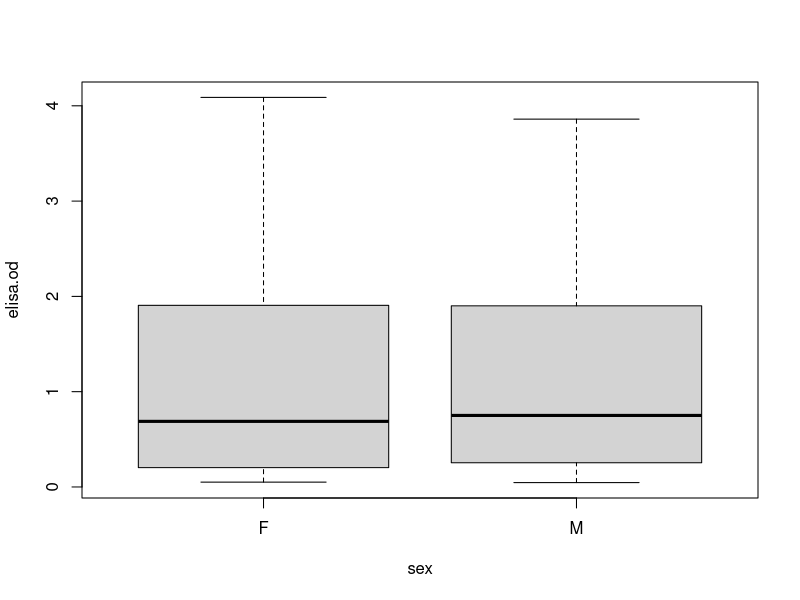
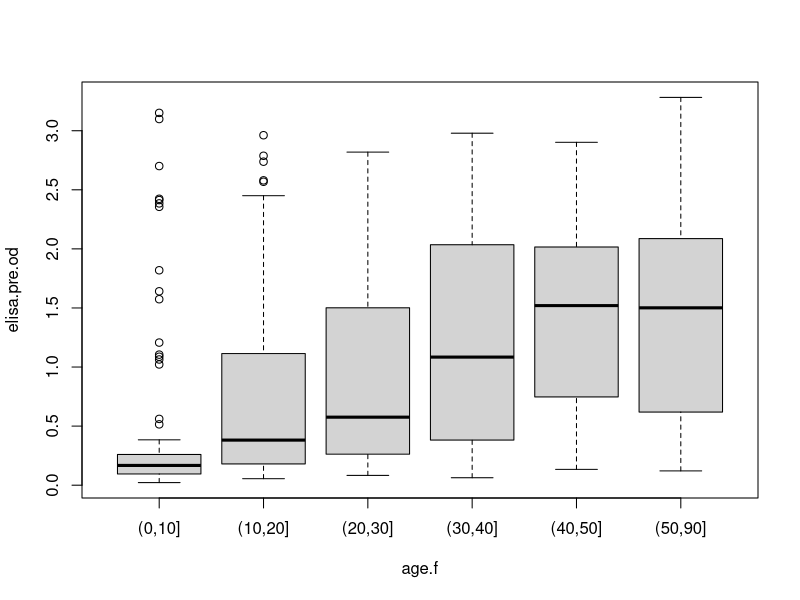
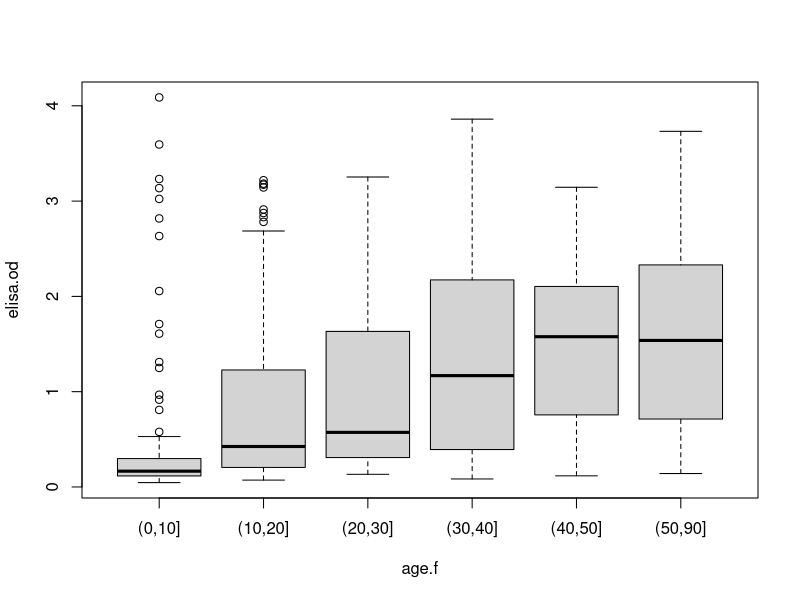
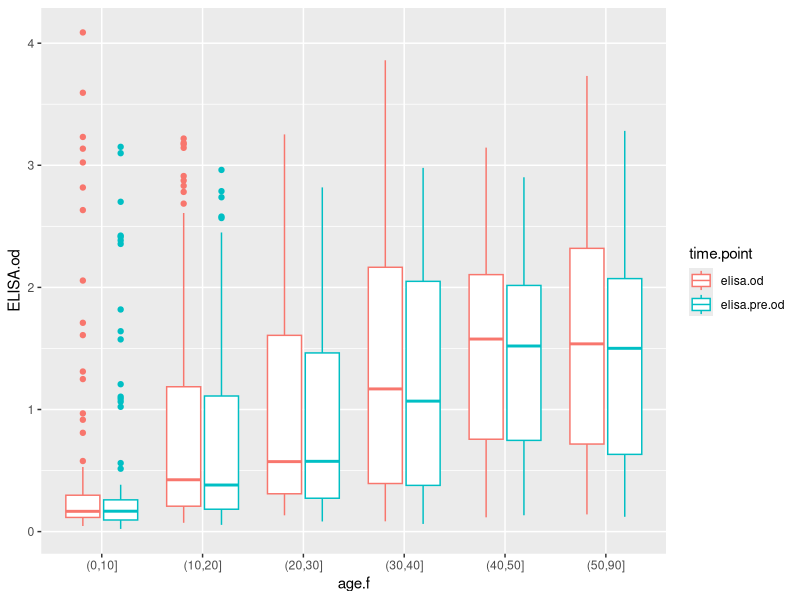

Here is the R script that generated these plots, in order:
library(tidyr)
##tidy dataset I
#import WNV mosquito data
wnv <- read.csv("WNV_mosquito_test_results.csv", na.strings = "")
summary(wnv)
anyNA(wnv)
#drop incomplete record
wnv <- drop_na(wnv, LOCATION)
anyNA(wnv)
#change the name of the first column and factorize variables 
names(wnv)[names(wnv) == "SEASON.YEAR"] <- "YEAR"
names(wnv)

#convert date type to POSIXlt format
class(wnv$TEST.DATE)
wnv$TEST.DATE <- as.POSIXct(wnv$TEST.DATE, format = "%m/%d/%Y %H:%M:%S" ,tz="America/Chicago")
class(wnv$TEST.DATE)
#convert timezone of daytime type data
dat1 <- wnv$TEST.DATE[1]
dat1
attributes(dat1)
attributes(dat1)$tzone <- "America/Los_Angeles"
dat1

#separate LOCATION column into LATITUDE and LONGITUDE  
wnv$LOCATION <- gsub("[()]","", wnv$LOCATION, perl = T)
wnv <- separate(wnv,LOCATION, into = c("LATITUDE", "LONGITUDE"), sep = ",", remove = F, fill = "left" ,convert = T)
summary(wnv)


## tidy dataset II
#input ELISA data from csv
pgp3 <- read.csv("Tests_PGP3.csv", na.strings = c("","NA"))
summary(pgp3)
#covert SampleID, age.F, sex to readable factor
pgp3$SampleID <- as.character(pgp3$SampleID)
pgp3$age.f <- as.factor(pgp3$age.f)
pgp3$sex <- gsub("1","M",as.character(pgp3$sex))
pgp3$sex <- gsub("2","F",as.character(pgp3$sex))
pgp3$sex <- as.factor(pgp3$sex)
summary(pgp3)

boxplot(data=pgp3, elisa.od~sex)
boxplot(data=pgp3, elisa.pre.od~age.f)
#drop incomplete record
pgp3<- drop_na(pgp3)
summary(pgp3)
boxplot(data=pgp3, elisa.od~age.f)
#reshape the dataframe
pgp3 <- gather(pgp3,key = "time.point", value = "ELISA.od", elisa.od:elisa.pre.od, factor_key = T)
summary(pgp3)
library(ggplot2)
ggplot(data= pgp3, aes(age.f, ELISA.od, color=time.point)) + geom_boxplot()
#reverse the reshaping
pgp3 <- spread(pgp3, key = time.point, value = ELISA.od )
summary(pgp3)
